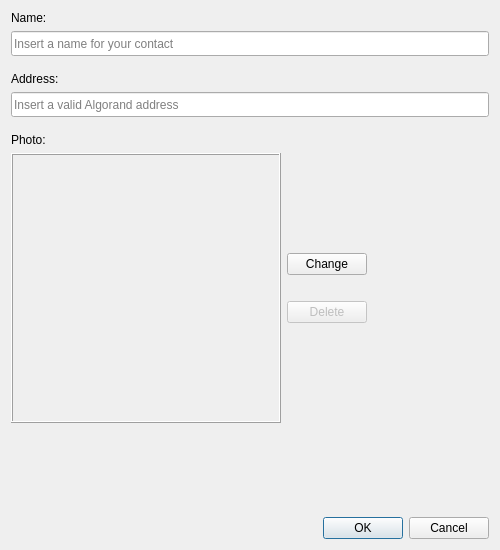
<?xml version="1.0" encoding="UTF-8"?>
<ui version="4.0">
 <class>ManageContact</class>
 <widget class="QDialog" name="ManageContact">
  <property name="windowModality">
   <enum>Qt::ApplicationModal</enum>
  </property>
  <property name="geometry">
   <rect>
    <x>0</x>
    <y>0</y>
    <width>500</width>
    <height>550</height>
   </rect>
  </property>
  <property name="sizePolicy">
   <sizepolicy hsizetype="Fixed" vsizetype="Fixed">
    <horstretch>0</horstretch>
    <verstretch>0</verstretch>
   </sizepolicy>
  </property>
  <property name="minimumSize">
   <size>
    <width>500</width>
    <height>550</height>
   </size>
  </property>
  <property name="maximumSize">
   <size>
    <width>500</width>
    <height>550</height>
   </size>
  </property>
  <property name="windowTitle">
   <string>New Contact</string>
  </property>
  <layout class="QVBoxLayout" name="verticalLayout">
   <item>
    <widget class="QLabel" name="label">
     <property name="text">
      <string>Name:</string>
     </property>
    </widget>
   </item>
   <item>
    <widget class="QLineEdit" name="lineEdit_Name">
     <property name="minimumSize">
      <size>
       <width>0</width>
       <height>25</height>
      </size>
     </property>
     <property name="placeholderText">
      <string>Insert a name for your contact</string>
     </property>
    </widget>
   </item>
   <item>
    <spacer name="verticalSpacer_2">
     <property name="orientation">
      <enum>Qt::Vertical</enum>
     </property>
     <property name="sizeType">
      <enum>QSizePolicy::Fixed</enum>
     </property>
     <property name="sizeHint" stdset="0">
      <size>
       <width>20</width>
       <height>10</height>
      </size>
     </property>
    </spacer>
   </item>
   <item>
    <widget class="QLabel" name="label_2">
     <property name="text">
      <string>Address:</string>
     </property>
    </widget>
   </item>
   <item>
    <widget class="QLineEdit" name="lineEdit_Address">
     <property name="minimumSize">
      <size>
       <width>0</width>
       <height>25</height>
      </size>
     </property>
     <property name="placeholderText">
      <string>Insert a valid Algorand address</string>
     </property>
    </widget>
   </item>
   <item>
    <spacer name="verticalSpacer_3">
     <property name="orientation">
      <enum>Qt::Vertical</enum>
     </property>
     <property name="sizeType">
      <enum>QSizePolicy::Fixed</enum>
     </property>
     <property name="sizeHint" stdset="0">
      <size>
       <width>20</width>
       <height>10</height>
      </size>
     </property>
    </spacer>
   </item>
   <item>
    <widget class="QLabel" name="label_3">
     <property name="text">
      <string>Photo:</string>
     </property>
    </widget>
   </item>
   <item>
    <layout class="QHBoxLayout" name="horizontalLayout">
     <item>
      <widget class="QFrame" name="frame">
       <property name="minimumSize">
        <size>
         <width>270</width>
         <height>270</height>
        </size>
       </property>
       <property name="maximumSize">
        <size>
         <width>270</width>
         <height>270</height>
        </size>
       </property>
       <property name="frameShape">
        <enum>QFrame::Box</enum>
       </property>
       <property name="frameShadow">
        <enum>QFrame::Raised</enum>
       </property>
       <layout class="QVBoxLayout" name="verticalLayout_3">
        <property name="leftMargin">
         <number>3</number>
        </property>
        <property name="topMargin">
         <number>3</number>
        </property>
        <property name="rightMargin">
         <number>3</number>
        </property>
        <property name="bottomMargin">
         <number>3</number>
        </property>
        <item alignment="Qt::AlignHCenter|Qt::AlignVCenter">
         <widget class="QLabel" name="label_Picture">
          <property name="maximumSize">
           <size>
            <width>256</width>
            <height>256</height>
           </size>
          </property>
          <property name="text">
           <string/>
          </property>
         </widget>
        </item>
       </layout>
      </widget>
     </item>
     <item>
      <layout class="QVBoxLayout" name="verticalLayout_2">
       <item>
        <spacer name="verticalSpacer_4">
         <property name="orientation">
          <enum>Qt::Vertical</enum>
         </property>
         <property name="sizeHint" stdset="0">
          <size>
           <width>20</width>
           <height>40</height>
          </size>
         </property>
        </spacer>
       </item>
       <item>
        <widget class="QPushButton" name="pushButton_Change">
         <property name="text">
          <string>Change</string>
         </property>
        </widget>
       </item>
       <item>
        <spacer name="verticalSpacer_5">
         <property name="orientation">
          <enum>Qt::Vertical</enum>
         </property>
         <property name="sizeType">
          <enum>QSizePolicy::Fixed</enum>
         </property>
         <property name="sizeHint" stdset="0">
          <size>
           <width>20</width>
           <height>20</height>
          </size>
         </property>
        </spacer>
       </item>
       <item>
        <widget class="QPushButton" name="pushButton_Delete">
         <property name="enabled">
          <bool>false</bool>
         </property>
         <property name="text">
          <string>Delete</string>
         </property>
        </widget>
       </item>
       <item>
        <spacer name="verticalSpacer_6">
         <property name="orientation">
          <enum>Qt::Vertical</enum>
         </property>
         <property name="sizeHint" stdset="0">
          <size>
           <width>20</width>
           <height>40</height>
          </size>
         </property>
        </spacer>
       </item>
      </layout>
     </item>
     <item>
      <spacer name="horizontalSpacer">
       <property name="orientation">
        <enum>Qt::Horizontal</enum>
       </property>
       <property name="sizeHint" stdset="0">
        <size>
         <width>40</width>
         <height>20</height>
        </size>
       </property>
      </spacer>
     </item>
    </layout>
   </item>
   <item>
    <spacer name="verticalSpacer">
     <property name="orientation">
      <enum>Qt::Vertical</enum>
     </property>
     <property name="sizeType">
      <enum>QSizePolicy::Expanding</enum>
     </property>
     <property name="sizeHint" stdset="0">
      <size>
       <width>0</width>
       <height>60</height>
      </size>
     </property>
    </spacer>
   </item>
   <item>
    <widget class="QDialogButtonBox" name="buttonBox">
     <property name="orientation">
      <enum>Qt::Horizontal</enum>
     </property>
     <property name="standardButtons">
      <set>QDialogButtonBox::Cancel|QDialogButtonBox::Ok</set>
     </property>
    </widget>
   </item>
  </layout>
 </widget>
 <resources/>
 <connections>
  <connection>
   <sender>buttonBox</sender>
   <signal>accepted()</signal>
   <receiver>ManageContact</receiver>
   <slot>accept()</slot>
   <hints>
    <hint type="sourcelabel">
     <x>248</x>
     <y>254</y>
    </hint>
    <hint type="destinationlabel">
     <x>157</x>
     <y>274</y>
    </hint>
   </hints>
  </connection>
  <connection>
   <sender>buttonBox</sender>
   <signal>rejected()</signal>
   <receiver>ManageContact</receiver>
   <slot>reject()</slot>
   <hints>
    <hint type="sourcelabel">
     <x>316</x>
     <y>260</y>
    </hint>
    <hint type="destinationlabel">
     <x>286</x>
     <y>274</y>
    </hint>
   </hints>
  </connection>
 </connections>
</ui>
